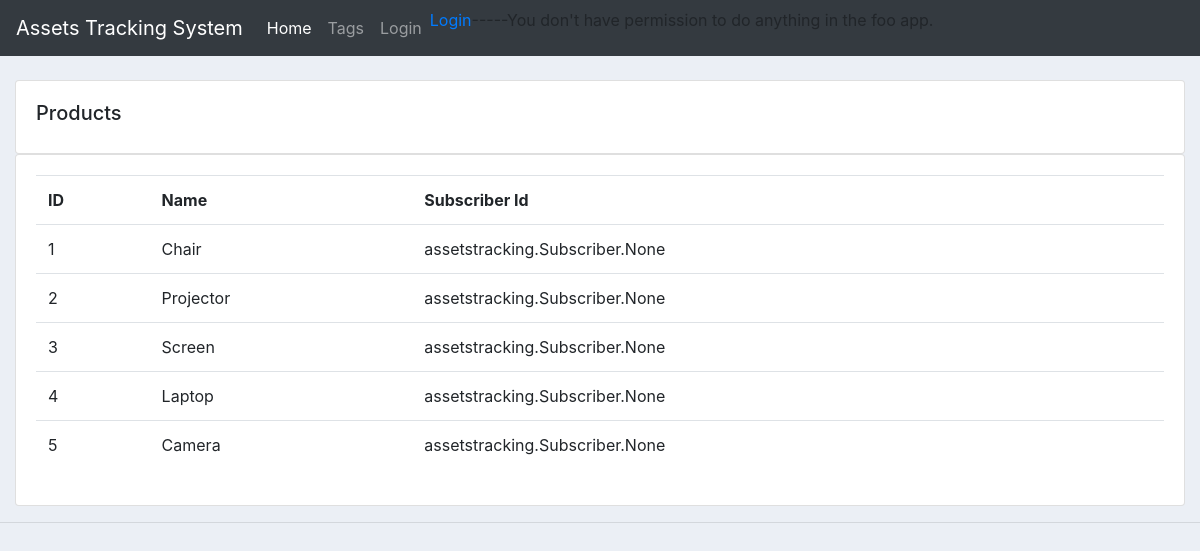
The app's page /tags/ with its own data.
### assetstracking/models.py (models this page shows, shortened)
class Tag(models.Model):
    tag_id = models.IntegerField(null=True)
    asset_name = models.CharField(max_length=200, null=True)
    STATUS = (('Available','Available'),('Taken','Taken'),)
    asset_status = models.CharField(max_length=200, null=True, choices=STATUS)
    subscriber_id = models.ManyToManyField(Subscriber)
    rfid_id = models.ManyToManyField(RFID)

### assetstracking/views.py (the view)
# urls.py: path('tags/', views.tags, name="tags"),
def tags(request):
    tags = Tag.objects.all()
    return render(request, 'assetstracking/tags.html', {'tags': tags})

### assetstracking/templates/assetstracking/tags.html
{%  extends 'assetstracking/main.html' %}
{% block content %}
		<br>
		<div class="row">
			<div class="col-md">
				<div class="card card-body">
					<h5>Products</h5>
				</div>
				<div class="card card-body">
					<table class="table">
						<tr>
							<th>ID</th>
							<th>Name</th>
							<th>Subscriber Id</th>
						</tr>
						{% for i in tags %}
							<tr>
								<td>{{i.tag_id}}</td>
								<td>{{i.asset_name}}</td>
								<td>{{i.subscriber_id}}</td>
							</tr>
						{% endfor %}
					</table>
				</div>
			</div>
		</div>
{% endblock content %}

### assetstracking/templates/assetstracking/main.html (style rules this page uses)
body { background-color: #ebeff5; }

### records on screen
Tag: tag_id "1", asset_name "Chair", subscriber_id "assetstracking.Subscriber.None"
Tag: tag_id "2", asset_name "Projector", subscriber_id "assetstracking.Subscriber.None"
Tag: tag_id "3", asset_name "Screen", subscriber_id "assetstracking.Subscriber.None"
Tag: tag_id "4", asset_name "Laptop", subscriber_id "assetstracking.Subscriber.None"
Tag: tag_id "5", asset_name "Camera", subscriber_id "assetstracking.Subscriber.None"
